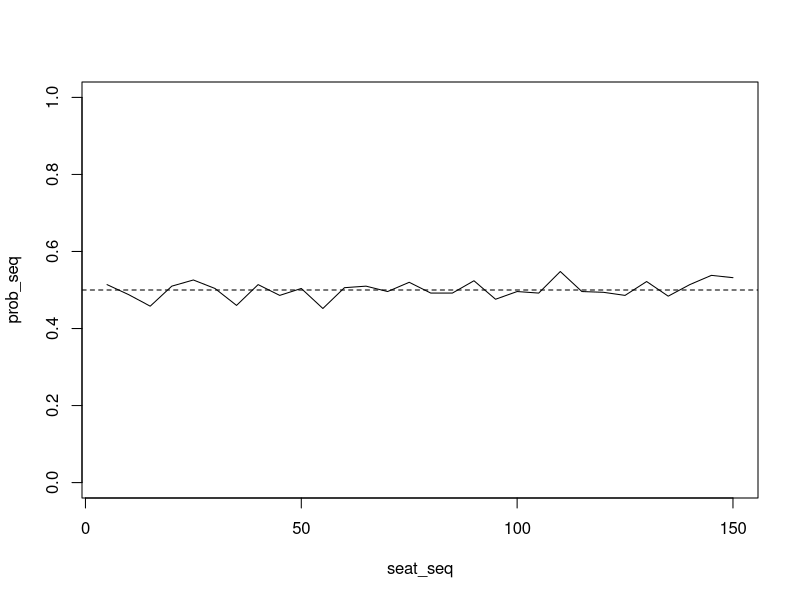

Write the R code that produced this figure.
##------------------------------------
##
## Probability Interview Question in R
##
##------------------------------------

# Question:
# There are 100 airline passengers and 100 seats.
# If the first person to board is crazy and will ignore
# the seat # and sit wherever, and the subsequent sane
# 99 people will take thier assigned seat unless
# theirs is already taken (then they will take a
# random seat) then what is the probability that
# the last person (100th person) will sit in the
# correct seat?

##-----Parameters------
seats = 1:100
people_count = 1
total_people = length(seats)
seats_taken = c()

##-----First Person-----
first_seat = sample(seats, 1)
seats = setdiff(seats, first_seat)
people_count = people_count + 1
seats_taken = c(seats_taken, first_seat)

##-----Loop through-----

while (people_count <= total_people){
  # First check if the person can sit down in their seat
  if (people_count %in% seats){
    # take that seat
    seats = setdiff(seats, people_count)
    seats_taken = c(seats_taken, people_count)
  } else {
    # take a random seat
    rand_seat = sample(seats, 1)
    # remove that seat from choices
    seats = setdiff(seats, rand_seat)
    seats_taken = c(seats_taken, rand_seat)
  }
  
  # increment people
  people_count = people_count + 1
  
}

##-----Check if last is '100'-----
last_correct = seats_taken[total_people] == total_people


##----Make function, repeat-----
check_last_seat = function(num_seats){
  seats = 1:num_seats
  people_count = 1
  total_people = length(seats)
  seats_taken = c()
  
  # First Person
  first_seat = sample(seats, 1)
  seats = setdiff(seats, first_seat)
  people_count = people_count + 1
  seats_taken = c(seats_taken, first_seat)
  
  while (people_count <= total_people){
    # First check if the person can sit down in their seat
    if (people_count %in% seats){
      # take that seat
      seats = setdiff(seats, people_count)
      seats_taken = c(seats_taken, people_count)
    } else {
      # take a random seat
      rand_seat = sample(seats, 1)
      # remove that seat from choices
      seats = setdiff(seats, rand_seat)
      seats_taken = c(seats_taken, rand_seat)
    }
    
    # increment people
    people_count = people_count + 1
    
  }
  
  # Check if last is '100'
  return(seats_taken[total_people] == total_people)
}

##----Run Simulation-----
n = 1000
sims = sapply(1:n, function(x) check_last_seat(100))

sum(sims)/n


# Run 500 times for seat #'s 5 through 150
seat_seq = seq(from=5, to=150, by=5)
prob_seq = sapply(seat_seq, function(x) sum(sapply(1:500, function(n) check_last_seat(x)))/500)


plot(seat_seq, prob_seq, type="l", ylim=c(0,1))
abline(h=0.5, lty=2)
